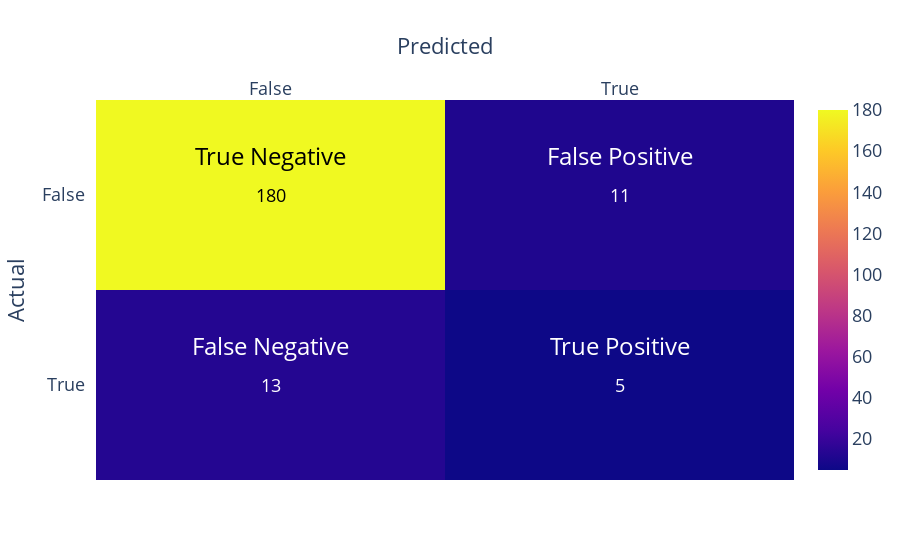

Here is the notebook cell this chart was saved with:
### Markdown cell above
The above table displays false positive, players who were predicted to be all stars but never did. The first 2 players on the list, Dearon Fox and Jamal Murray, are considered probable All stars in the future but are only 2-3 years into their playing careers.

### Code cell
fig = ff.create_annotated_heatmap(z=mat_d,
                                  x=["False", "True"], y=["False", "True"], 
                                  showscale=True)
fig.update_layout(font=dict(size=18))
# Add Labels
fig.add_annotation(x=0,y=0, text="True Negative", 
                   yshift=40, showarrow=False, font=dict(color="black",size=24))
fig.add_annotation(x=1,y=0, text="False Positive", 
                   yshift=40, showarrow=False, font=dict(color="white",size=24))
fig.add_annotation(x=0,y=1, text="False Negative", 
                   yshift=40, showarrow=False, font=dict(color="white",size=24))
fig.add_annotation(x=1,y=1, text="True Positive", 
                   yshift=40, showarrow=False, font=dict(color="white",size=24))

fig.update_xaxes(title="Predicted")
fig.update_yaxes(title="Actual", autorange="reversed")
fig

### Figure 1 — Plotly figure (JSON) as saved in the notebook; plotly's stock layout.template omitted (floating-point values rounded to 4 significant figures)
{"data": [{"colorscale": [[0, "#0d0887"], [0.1111, "#46039f"], [0.2222, "#7201a8"], [0.3333, "#9c179e"], [0.4444, "#bd3786"], [0.5556, "#d8576b"], [0.6667, "#ed7953"], [0.7778, "#fb9f3a"], [0.8889, "#fdca26"], [1, "#f0f921"]], "reversescale": false, "showscale": true, "type": "heatmap", "x": ["False", "True"], "y": ["False", "True"], "z": [[180, 11], [13, 5]]}], "layout": {"annotations": [{"font": {"color": "#000000"}, "showarrow": false, "text": "180", "x": "False", "xref": "x", "y": "False", "yref": "y"}, {"font": {"color": "#FFFFFF"}, "showarrow": false, "text": "11", "x": "True", "xref": "x", "y": "False", "yref": "y"}, {"font": {"color": "#FFFFFF"}, "showarrow": false, "text": "13", "x": "False", "xref": "x", "y": "True", "yref": "y"}, {"font": {"color": "#FFFFFF"}, "showarrow": false, "text": "5", "x": "True", "xref": "x", "y": "True", "yref": "y"}, {"font": {"color": "black", "size": 24}, "showarrow": false, "text": "True Negative", "x": 0, "y": 0, "yshift": 40}, {"font": {"color": "white", "size": 24}, "showarrow": false, "text": "False Positive", "x": 1, "y": 0, "yshift": 40}, {"font": {"color": "white", "size": 24}, "showarrow": false, "text": "False Negative", "x": 0, "y": 1, "yshift": 40}, {"font": {"color": "white", "size": 24}, "showarrow": false, "text": "True Positive", "x": 1, "y": 1, "yshift": 40}], "font": {"size": 18}, "xaxis": {"dtick": 1, "gridcolor": "rgb(0, 0, 0)", "side": "top", "ticks": "", "title": {"text": "Predicted"}}, "yaxis": {"autorange": "reversed", "dtick": 1, "ticks": "", "ticksuffix": "  ", "title": {"text": "Actual"}}}}
